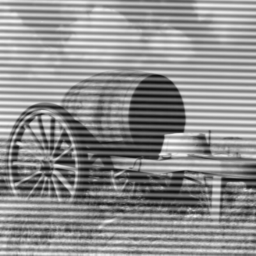
%> input picture Convolution_and_FFT/car_dis.png, 256 x 256 px
$ octave Convolution_and_FourierTransform.m   (GNU Octave 9; MATLAB toolbox functions it lacks are replaced by stand-ins)
%> lines starting %> are read from the running program, lines starting %| are printed output that depends on the picture; in (x1, y1, x2, y2) boxes, pixels count from 0 and x2, y2 are one past the last pixel; in counts of white or black regions, pixels touching at a corner belong together; the program's own positions count from 1
clear all;
close all;

im=imread('car_dis.png');
%> im is the input picture: size 256x256 uint8; min 12, max 252, mean 143
%imshow(im);
%imshow(im, []);
im=im2double(im);
%> im: size 256x256 double

figure(1);
imshow(im, []);
title('Original Image');
%print 뻭150 뻚png car_dis_double.png;
print -r150 -dpng car_dis_double.png;
IM=fft2(im);
IMabs=abs(IM);
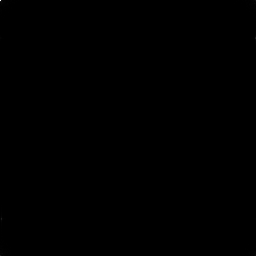
%> IMabs: size 256x256 double; min 0.00146, max 36746.7, mean 10.6; drawn with min black and max white
ffts=fftshift(IMabs);
%MATLAB expression for 2b after fft2
[row, col]=find(ffts==max(max(ffts)));
%> row = 129; col = 129
size(IMabs)
%> ans = [256 256]
axis on;
figure(2);imshow(IMabs, []);
axis on;
figure(3);imshow(log(IMabs), []);
%> after `imshow(log(IMabs), [])`:
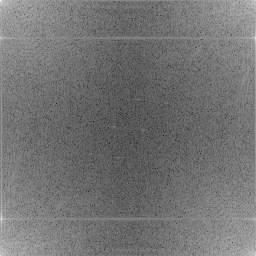
%> displayed picture: size 256x256, on the screen's scale of 0 to 255; min 0, max 255, mean 115.2
axis on;
figure(4);imshow(log(IMabs + 10), []);
axis on;
figure(5);im_fft_shift=imshow(fftshift(log(IMabs+10)), []);title('logmag of FFT  shifted'); %apply log and fftshift
axis on;
print -r150 -dpng Imlogmag.png;
v1=129-(256/7);%Expression for 2d(M/2+1=129)
v2=129+(256/7);%Expression 2d(N/2+1=129)
%print 뻭150 뻚png Imlogmag.png;

%hsize=[7 7];
h=fspecial('average', 7);
% Filtered Image
imfil=imfilter(im, h);   %Filter the original image with 'h' as window
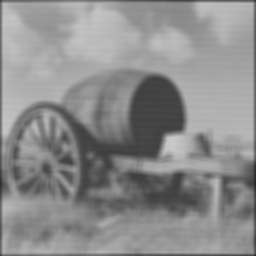
%> imfil: size 256x256 double; min 0.152, max 0.791, mean 0.552
figure(6);imshow(imfil);
title('Filtered Image');
imwrite(imfil, 'IMfil.jpg');
im_fft_shift_i = fftshift(log(10+abs(fft2(imfil))));
figure;
imshow(im_fft_shift_i, []); %applying fft2, log and fftshift
title('FFT shifted image');
print -r150 -dpng Imlogmag_fitered.png;

% OTF shift
OTF=psf2otf(h,size(im));
OTF_shift=fftshift(OTF);
OTF_mag=abs(OTF_shift);
figure; imshow(OTF_mag);title('OTF shifted image');
axis on;
print -r150 -dpng OTF_img.png;

% obtaining log magnitude
rstart1=86; rstart2=158;
rend1=100;rend2=172;
cstart=122; cend=136;
H = ones(size(im));
H(rstart1:rend1,cstart:cend) = 0;
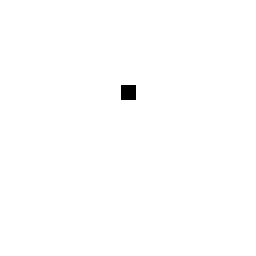
%> H: size 256x256 double; values 0 (black) and 1 (white), 99.7% white; 1 black region, box (x1, y1, x2, y2) and area: (121, 85, 136, 100) 225
H(rstart2:rend2,cstart:cend) = 0;
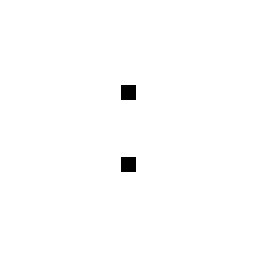
%> H: size 256x256 double; values 0 (black) and 1 (white), 99.3% white; 2 black regions, box (x1, y1, x2, y2) and area: (121, 85, 136, 100) 225, (121, 157, 136, 172) 225
IM_FFT=fft2(im);
figure;imshow(H, []);title('Magnitude of the filter');axis('on');
print -r150 -dpng H.png;
H=fftshift(H);
imresult = H.*IM_FFT;
IMRESULTabs=abs(imresult);
figure;imshow(fftshift(log(IMRESULTabs+10)), []);title('logmag of FFT  shifted');axis('on');
%> after `imshow(fftshift(log(IMRESULTabs+10)), [])`:
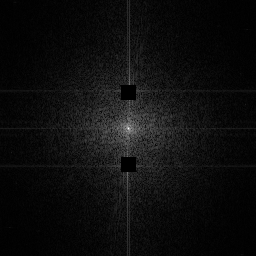
%> displayed picture: size 256x256, on the screen's scale of 0 to 255; min 0, max 255, mean 13.4
print -r150 -dpng IMRESULTlogmag.png;
imresult=ifft2(imresult);
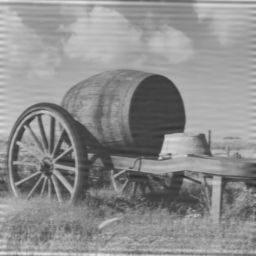
%> imresult: size 256x256 double; min 0.18, max 0.907, mean 0.561
figure;imshow(imresult, []);title('imresult');
print -r150 -dpng imresult.png;
max(abs(imag(imresult(:))));
